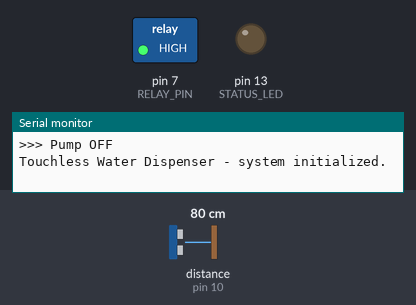
A sketch run on a simulated Arduino Uno, built with avr-gcc and run on an emulated ATmega328P. Shown: switched loads named in the sketch (green lamp = pin HIGH), output pins drawn as LEDs (lit = HIGH), the last lines printed to the serial monitor. Wiring (inferred from the names in the program): ultrasonic range finder: trigger pin 9; echo pin 10. Inputs (shaded band) come from the test bench; at power-on: distance to the obstacle (sensor on pin 10) 80 cm. The echo pulse lasts 58.3 µs per cm; pins used as bus, display or sensor lines are not drawn.

Above: at 1.2 s.
1.3 s: distance to the obstacle (sensor on pin 10) set to 4 cm
At 2.2 s:
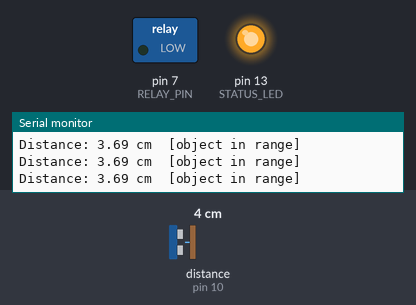
2.9 s: distance to the obstacle (sensor on pin 10) set to 2 cm
At 3.3 s:
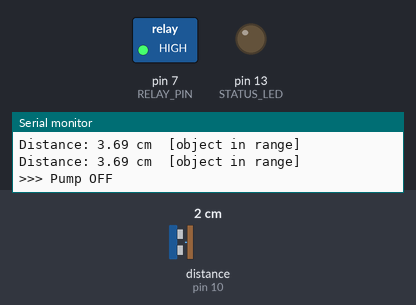
Timing chart, 0 to 5.9 s (numbered marks = the images above; inputs shaded):
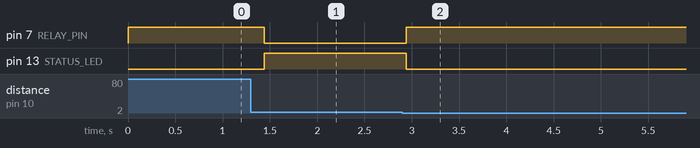

The sketch:

touchless_water_dispenser.ino
```cpp
/*
 * ============================================================================
 *  Automatic Touchless Water Dispenser
 * ----------------------------------------------------------------------------
 *  Description:
 *    A hands-free water dispensing system built on an Arduino Uno. An HC-SR04
 *    ultrasonic sensor continuously measures the distance to whatever is in
 *    front of it. When an object (a hand, cup, or bottle) is detected inside
 *    a defined activation range, the Arduino energizes a relay that switches
 *    a DC water pump ON. When the object is removed, the pump switches OFF.
 *
 *  Hardware:
 *    - Arduino Uno (ATmega328P)
 *    - HC-SR04 Ultrasonic Distance Sensor
 *    - 1-Channel 5V Relay Module (driving a DC submersible water pump)
 *    - Status LED (optional, on-board or external)
 *
 *  Pin Map:
 *    TRIG_PIN   -> D9   (Arduino output  -> HC-SR04 TRIG)
 *    ECHO_PIN   -> D10  (HC-SR04 ECHO    -> Arduino input)
 *    RELAY_PIN  -> D7   (Arduino output  -> Relay IN)
 *    STATUS_LED -> D13  (Arduino output  -> indicator LED)
 *
 *  Safety / design notes:
 *    - The HC-SR04 ECHO line is 5V logic. If the relay module or pump draws
 *      current on the same 5V rail as a 3.3V-logic board, a voltage divider
 *      would be needed on ECHO. On the Arduino Uno (5V logic) this is NOT
 *      required.
 *    - A maximum run-time cutoff (MAX_DISPENSE_TIME_MS) is included so the
 *      pump cannot be left running indefinitely if an object is left in
 *      front of the sensor (e.g., a cup placed and forgotten, or a sensor
 *      fault). This is a basic safety/water-conservation feature that most
 *      hobbyist versions of this project skip.
 *    - Simple software debouncing (CONFIRM_READINGS) avoids false triggers
 *      from a single noisy ultrasonic reading.
 *
 *  Author: Adu-Gyamfi Kwadwo
 *  Course/Project: Third-Year Group Project - Electrical/Electronic Engineering
 * ============================================================================
 */

// ----------------------------- Pin definitions -----------------------------
const uint8_t TRIG_PIN    = 9;
const uint8_t ECHO_PIN    = 10;
const uint8_t RELAY_PIN   = 7;
const uint8_t STATUS_LED  = 13;

// ----------------------------- Tunable parameters ---------------------------
const float    ACTIVATION_DISTANCE_CM = 10.0;   // trigger if object is closer than this
const float    MIN_VALID_DISTANCE_CM  = 2.0;    // ignore readings below sensor's reliable range
const uint8_t  CONFIRM_READINGS       = 3;       // consecutive detections needed before turning pump ON
const uint16_t SAMPLE_INTERVAL_MS     = 60;      // time between ultrasonic pings
const uint32_t MAX_DISPENSE_TIME_MS   = 8000UL;  // safety cutoff: max continuous pump run-time
const uint32_t COOLDOWN_AFTER_CUTOFF_MS = 1500UL;// forced pause after a safety cutoff

// Set to true if the relay module is "active LOW" (most cheap 1-channel
// relay boards energize when IN is pulled LOW). Set to false for
// "active HIGH" boards. Check your specific module's datasheet/silkscreen.
const bool RELAY_ACTIVE_LOW = true;

// ----------------------------- State variables ------------------------------
uint8_t  consecutiveDetections = 0;
bool     pumpIsOn              = false;
uint32_t pumpStartTime         = 0;
bool     inCooldown            = false;
uint32_t cooldownStartTime     = 0;
uint32_t lastSampleTime        = 0;

// =============================================================================
void setup() {
  Serial.begin(9600);

  pinMode(TRIG_PIN, OUTPUT);
  pinMode(ECHO_PIN, INPUT);
  pinMode(RELAY_PIN, OUTPUT);
  pinMode(STATUS_LED, OUTPUT);

  setPump(false); // ensure pump starts OFF
  digitalWrite(STATUS_LED, LOW);

  Serial.println(F("Touchless Water Dispenser - system initialized."));
}

// =============================================================================
void loop() {
  uint32_t now = millis();

  // Handle a forced cooldown period after a safety cutoff
  if (inCooldown) {
    if (now - cooldownStartTime >= COOLDOWN_AFTER_CUTOFF_MS) {
      inCooldown = false;
      consecutiveDetections = 0;
    } else {
      return; // skip sensing/dispensing while cooling down
    }
  }

  // Take a distance reading no more often than SAMPLE_INTERVAL_MS
  if (now - lastSampleTime >= SAMPLE_INTERVAL_MS) {
    lastSampleTime = now;
    float distance = readDistanceCM();
    handleDetection(distance, now);
  }

  // Enforce the maximum continuous run-time safety cutoff
  if (pumpIsOn && (now - pumpStartTime >= MAX_DISPENSE_TIME_MS)) {
    Serial.println(F("Safety cutoff: max dispense time reached. Stopping pump."));
    setPump(false);
    inCooldown = true;
    cooldownStartTime = now;
  }
}

// =============================================================================
// Sends a 10us pulse on TRIG and measures the ECHO pulse width to compute
// distance in centimeters. Returns -1.0 if no valid echo was received
// (i.e., nothing in range, or a sensor timeout).
float readDistanceCM() {
  digitalWrite(TRIG_PIN, LOW);
  delayMicroseconds(2);
  digitalWrite(TRIG_PIN, HIGH);
  delayMicroseconds(10);
  digitalWrite(TRIG_PIN, LOW);

  // 25ms timeout ≈ ~4.3 m maximum range; prevents pulseIn() from blocking forever
  uint32_t durationUs = pulseIn(ECHO_PIN, HIGH, 25000UL);

  if (durationUs == 0) {
    return -1.0; // no echo received (out of range / timeout)
  }

  // Speed of sound ≈ 343 m/s at room temperature -> 0.0343 cm/us.
  // Divide by 2 because the pulse travels to the object and back.
  float distanceCm = (durationUs * 0.0343f) / 2.0f;
  return distanceCm;
}

// =============================================================================
// Applies the debounced activation logic: an object must be detected within
// range for CONFIRM_READINGS consecutive samples before the pump turns on,
// and the pump turns off as soon as a single "no object" reading occurs.
void handleDetection(float distanceCm, uint32_t now) {
  bool objectPresent = (distanceCm > MIN_VALID_DISTANCE_CM) &&
                        (distanceCm <= ACTIVATION_DISTANCE_CM);

  if (objectPresent) {
    consecutiveDetections++;
    Serial.print(F("Distance: "));
    Serial.print(distanceCm);
    Serial.println(F(" cm  [object in range]"));

    if (consecutiveDetections >= CONFIRM_READINGS && !pumpIsOn) {
      setPump(true);
      pumpStartTime = now;
    }
  } else {
    consecutiveDetections = 0;
    if (pumpIsOn) {
      setPump(false);
    }
  }
}

// =============================================================================
// Turns the pump (relay) and status LED on/off, honoring the relay's
// active-HIGH / active-LOW wiring.
void setPump(bool turnOn) {
  pumpIsOn = turnOn;
  bool relaySignal = RELAY_ACTIVE_LOW ? !turnOn : turnOn;
  digitalWrite(RELAY_PIN, relaySignal ? HIGH : LOW);
  digitalWrite(STATUS_LED, turnOn ? HIGH : LOW);

  Serial.println(turnOn ? F(">>> Pump ON") : F(">>> Pump OFF"));
}
```

Measured:
- the behaviour switches between 3 and 2 cm on distance to the obstacle (sensor on pin 10) (found by bisection; images 1 and 2)
- after the input at 1.3 s, pin 7 (RELAY_PIN): HIGH → LOW after 0.14 s; pin 13 (STATUS_LED): LOW → HIGH after 0.14 s
- after the input at 2.9 s, pin 7 (RELAY_PIN): LOW → HIGH after 0.04 s instead of 6.6 s; pin 13 (STATUS_LED): HIGH → LOW after 0.04 s instead of 6.6 s
